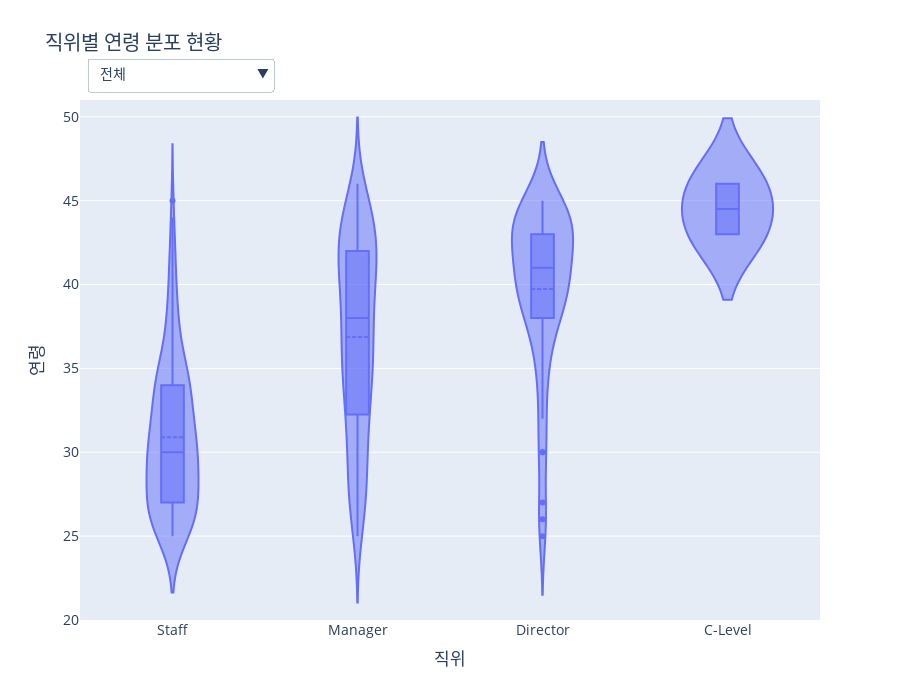

Notebook source saved alongside this figure:
### Code cell
# --- 2. 데이터 준비 및 가공 ---
current_emps_df = emp_df[emp_df['CURRENT_EMP_YN'] == 'Y'].copy()

# (calculate_age 함수가 공통 함수 블록에 정의되어 있다고 가정)
current_emps_df['AGE'] = current_emps_df['PERSONAL_ID'].apply(calculate_age)

current_positions = position_info_df[position_info_df['GRADE_END_DATE'].isnull()][['EMP_ID', 'POSITION_ID']]
current_depts = department_info_df[department_info_df['DEP_APP_END_DATE'].isnull()][['EMP_ID', 'DEP_ID']]

analysis_df = pd.merge(current_emps_df, current_positions, on='EMP_ID', how='left')
analysis_df = pd.merge(analysis_df, current_depts, on='EMP_ID', how='left')
analysis_df = pd.merge(analysis_df, position_df[['POSITION_ID', 'POSITION_NAME']].drop_duplicates(), on='POSITION_ID', how='left')

# (find_division_name_for_dept 함수가 공통 함수 블록에 정의되어 있다고 가정)
analysis_df['DIVISION_NAME'] = analysis_df['DEP_ID'].apply(lambda x: find_division_name_for_dept(x, dept_level_map, parent_map_dept, dept_name_map))

# --- 수정된 부분: inplace=True 제거 ---
analysis_df = analysis_df.dropna(subset=['POSITION_NAME', 'DIVISION_NAME', 'AGE'])
# --- 수정 완료 ---

position_order = ['Staff', 'Manager', 'Director', 'C-Level']
analysis_df['POSITION_NAME'] = pd.Categorical(analysis_df['POSITION_NAME'], categories=position_order, ordered=True)
analysis_df = analysis_df.sort_values('POSITION_NAME')

y_min = analysis_df['AGE'].min()
y_max = analysis_df['AGE'].max()
fixed_y_range = [y_min - 5, y_max + 5]

# --- 3. Plotly 인터랙티브 그래프 생성 ---
fig = go.Figure()
division_list = ['전체'] + division_order

for i, div_name in enumerate(division_list):
    is_visible = (i == 0)
    df_filtered = analysis_df if div_name == '전체' else analysis_df[analysis_df['DIVISION_NAME'] == div_name]

    fig.add_trace(
        go.Violin(
            x=df_filtered['POSITION_NAME'], y=df_filtered['AGE'], name=div_name,
            box_visible=True, meanline_visible=True, visible=is_visible
        )
    )

# --- 4. 드롭다운 메뉴 생성 ---
buttons = []
for i, div_name in enumerate(division_list):
    visibility_mask = [False] * len(division_list)
    visibility_mask[i] = True
    buttons.append(dict(label=div_name, method='update', args=[{'visible': visibility_mask}]))

# --- 5. 레이아웃 업데이트 및 그래프 표시 ---
fig.update_layout(
    updatemenus=[dict(
        active=0, buttons=buttons, direction="down",
        pad={"r": 10, "t": 10}, showactive=True,
        x=0.01, xanchor="left", y=1.1, yanchor="top"
    )],
    title_text='직위별 연령 분포 현황',
    xaxis_title='직위',
    yaxis_title='연령',
    font_size=14, height=700,
    legend_title_text='Division',
    annotations=[dict(text="조직 선택:", showarrow=False,
                      x=0, y=1.08, yref="paper", align="left")],
    yaxis_range=fixed_y_range
)
fig.show()

### Figure 1 — Plotly figure (JSON) as saved in the notebook; plotly's stock layout.template omitted (floating-point values rounded to 4 significant figures; data arrays with more than 128 entries replaced by an {"elided": "..."} marker saying what was removed)
{"data": [{"box": {"visible": true}, "meanline": {"visible": true}, "name": "전체", "type": "violin", "visible": true, "x": {"elided": "480 str values"}, "y": {"elided": "480 int values"}}, {"box": {"visible": true}, "meanline": {"visible": true}, "name": "Planning Division", "type": "violin", "visible": false, "x": ["Staff", "Staff", "Staff", "Staff", "Staff", "Staff", "Staff", "Staff", "Staff", "Staff", "Staff", "Staff", "Staff", "Staff", "Staff", "Staff", "Staff", "Staff", "Staff", "Staff", "Staff", "Staff", "Staff", "Staff", "Staff", "Staff", "Staff", "Staff", "Staff", "Staff", "Staff", "Staff", "Staff", "Staff", "Staff", "Staff", "Staff", "Staff", "Staff", "Staff", "Staff", "Staff", "Staff", "Staff", "Staff", "Manager", "Manager", "Manager", "Manager", "Manager", "Manager", "Manager", "Manager", "Manager", "Manager", "Manager", "Manager", "Manager", "Manager", "Manager", "Manager", "Manager", "Manager", "Manager", "Manager", "Manager", "Manager", "Manager", "Manager", "Manager", "Manager", "Manager", "Manager", "Manager", "Manager", "Manager", "Manager", "Manager", "Manager", "Manager", "Manager", "Manager", "Manager", "Manager", "Manager", "Manager", "Manager", "Manager", "Manager", "Manager", "Manager", "Manager", "Manager", "Manager", "Manager", "Manager", "Manager", "Manager", "Manager", "Manager", "Manager", "Manager", "Manager", "Manager", "Manager", "Manager", "Manager", "Manager", "Manager", "Manager", "Manager", "Director", "Director", "Director", "Director", "Director", "Director", "Director", "Director", "Director", "Director", "Director"], "y": [25, 33, 29, 34, 31, 28, 29, 28, 31, 27, 33, 35, 29, 38, 28, 26, 33, 33, 29, 38, 29, 26, 37, 28, 27, 33, 35, 34, 41, 38, 31, 30, 26, 27, 32, 26, 26, 28, 26, 28, 32, 32, 27, 38, 33, 36, 38, 35, 37, 35, 33, 32, 42, 44, 25, 35, 45, 34, 37, 42, 44, 28, 43, 37, 36, 36, 44, 37, 45, 41, 32, 38, 35, 42, 44, 34, 28, 41, 45, 31, 27, 42, 34, 45, 35, 38, 44, 40, 44, 30, 41, 33, 42, 46, 45, 29, 35, 43, 32, 31, 44, 26, 30, 42, 43, 43, 43, 44, 43, 41, 42, 26, 37, 45, 45, 44, 43, 43, 43, 43, 35, 43]}, {"box": {"visible": true}, "meanline": {"visible": true}, "name": "Sales Division", "type": "violin", "visible": false, "x": {"elided": "132 str values"}, "y": {"elided": "132 int values"}}, {"box": {"visible": true}, "meanline": {"visible": true}, "name": "Development Division", "type": "violin", "visible": false, "x": ["Staff", "Staff", "Staff", "Staff", "Staff", "Staff", "Staff", "Staff", "Staff", "Staff", "Staff", "Staff", "Staff", "Staff", "Staff", "Staff", "Staff", "Staff", "Staff", "Staff", "Staff", "Staff", "Staff", "Staff", "Staff", "Staff", "Staff", "Staff", "Staff", "Staff", "Staff", "Staff", "Manager", "Manager", "Manager", "Manager", "Manager", "Manager", "Manager", "Manager", "Manager", "Manager", "Manager", "Manager", "Manager", "Manager", "Manager", "Manager", "Manager", "Manager", "Manager", "Manager", "Manager", "Manager", "Manager", "Manager", "Manager", "Manager", "Manager", "Manager", "Manager", "Manager", "Manager", "Manager", "Manager", "Manager", "Manager", "Manager", "Manager", "Manager", "Manager", "Manager", "Manager", "Manager", "Manager", "Manager", "Manager", "Manager", "Manager", "Manager", "Manager", "Manager", "Manager", "Manager", "Manager", "Manager", "Manager", "Manager", "Manager", "Manager", "Manager", "Manager", "Manager", "Manager", "Manager", "Manager", "Manager", "Manager", "Manager", "Manager", "Manager", "Manager", "Manager", "Director", "Director", "Director", "Director", "Director", "Director", "Director", "Director", "Director", "Director", "Director", "Director", "Director", "Director", "Director", "Director", "Director", "Director", "Director", "Director", "C-Level"], "y": [30, 35, 27, 40, 29, 26, 25, 29, 32, 45, 33, 26, 26, 26, 25, 36, 28, 27, 26, 30, 42, 44, 30, 42, 29, 31, 30, 31, 25, 27, 31, 31, 33, 41, 41, 40, 35, 38, 35, 32, 28, 42, 43, 38, 39, 40, 43, 42, 30, 39, 31, 36, 39, 38, 34, 26, 45, 42, 45, 31, 26, 40, 39, 29, 43, 44, 26, 27, 29, 32, 25, 40, 26, 37, 40, 28, 26, 41, 38, 38, 35, 27, 29, 42, 31, 35, 41, 33, 44, 34, 43, 45, 36, 28, 43, 35, 36, 35, 28, 45, 42, 46, 41, 39, 43, 33, 44, 43, 45, 36, 39, 40, 44, 40, 41, 38, 38, 40, 45, 32, 39, 25, 43, 43]}, {"box": {"visible": true}, "meanline": {"visible": true}, "name": "Operating Division", "type": "violin", "visible": false, "x": ["Staff", "Staff", "Staff", "Staff", "Staff", "Staff", "Staff", "Staff", "Staff", "Staff", "Staff", "Staff", "Staff", "Staff", "Staff", "Staff", "Staff", "Staff", "Staff", "Staff", "Staff", "Staff", "Staff", "Staff", "Staff", "Staff", "Staff", "Staff", "Staff", "Staff", "Staff", "Staff", "Staff", "Staff", "Staff", "Staff", "Staff", "Staff", "Staff", "Staff", "Staff", "Staff", "Manager", "Manager", "Manager", "Manager", "Manager", "Manager", "Manager", "Manager", "Manager", "Manager", "Manager", "Manager", "Manager", "Manager", "Manager", "Manager", "Manager", "Manager", "Manager", "Manager", "Manager", "Manager", "Manager", "Manager", "Manager", "Manager", "Manager", "Manager", "Manager", "Manager", "Manager", "Manager", "Manager", "Manager", "Manager", "Manager", "Manager", "Manager", "Manager", "Manager", "Manager", "Manager", "Manager", "Manager", "Manager", "Manager", "Manager", "Manager", "Manager", "Manager", "Manager", "Manager", "Director", "Director", "Director", "Director", "Director", "Director", "Director", "Director"], "y": [27, 27, 35, 30, 30, 38, 30, 26, 38, 26, 29, 32, 31, 30, 34, 27, 31, 26, 33, 25, 38, 27, 30, 32, 27, 40, 30, 35, 26, 25, 35, 26, 29, 27, 30, 42, 33, 32, 31, 29, 31, 34, 43, 28, 36, 39, 37, 32, 39, 33, 43, 31, 37, 32, 30, 39, 42, 42, 44, 39, 34, 36, 41, 41, 39, 37, 42, 33, 36, 27, 40, 39, 32, 32, 40, 42, 34, 40, 31, 25, 40, 29, 42, 43, 40, 34, 28, 38, 34, 38, 32, 30, 43, 45, 39, 41, 41, 44, 38, 37, 39, 41]}], "layout": {"annotations": [{"align": "left", "showarrow": false, "text": "조직 선택:", "x": 0, "y": 1.08, "yref": "paper"}], "font": {"size": 14}, "height": 700, "legend": {"title": {"text": "Division"}}, "title": {"text": "직위별 연령 분포 현황"}, "updatemenus": [{"active": 0, "buttons": [{"args": [{"visible": [true, false, false, false, false]}], "label": "전체", "method": "update"}, {"args": [{"visible": [false, true, false, false, false]}], "label": "Planning Division", "method": "update"}, {"args": [{"visible": [false, false, true, false, false]}], "label": "Sales Division", "method": "update"}, {"args": [{"visible": [false, false, false, true, false]}], "label": "Development Division", "method": "update"}, {"args": [{"visible": [false, false, false, false, true]}], "label": "Operating Division", "method": "update"}], "direction": "down", "pad": {"r": 10, "t": 10}, "showactive": true, "x": 0.01, "xanchor": "left", "y": 1.1, "yanchor": "top"}], "xaxis": {"title": {"text": "직위"}}, "yaxis": {"range": [20, 51], "title": {"text": "연령"}}}}
